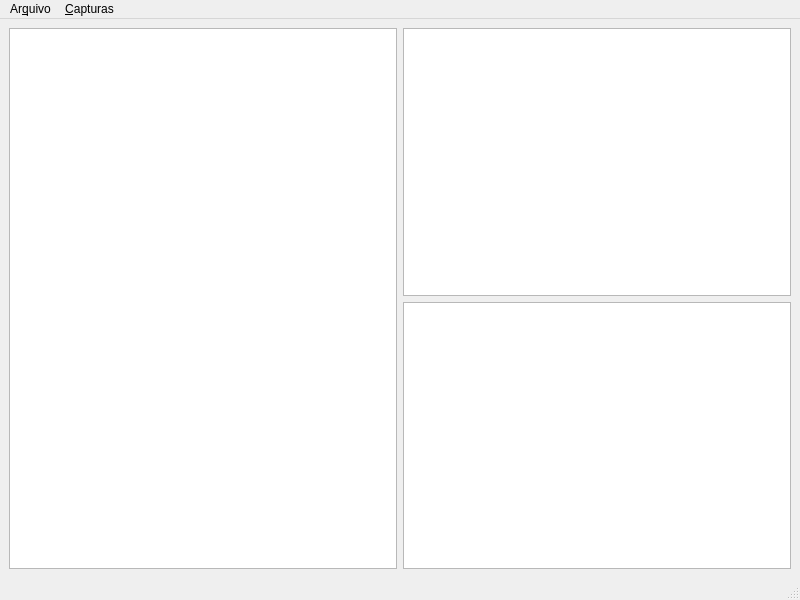
<?xml version="1.0" encoding="UTF-8"?>
<ui version="4.0">
 <class>MainWindow</class>
 <widget class="QMainWindow" name="MainWindow">
  <property name="geometry">
   <rect>
    <x>0</x>
    <y>0</y>
    <width>800</width>
    <height>600</height>
   </rect>
  </property>
  <property name="windowTitle">
   <string>Snifc</string>
  </property>
  <widget class="QWidget" name="centralwidget">
   <layout class="QHBoxLayout" name="horizontalLayout">
    <item>
     <widget class="QTableWidget" name="tabelaCaptura">
      <property name="editTriggers">
       <set>QAbstractItemView::NoEditTriggers</set>
      </property>
     </widget>
    </item>
    <item>
     <layout class="QVBoxLayout" name="verticalLayout">
      <property name="sizeConstraint">
       <enum>QLayout::SetDefaultConstraint</enum>
      </property>
      <property name="leftMargin">
       <number>0</number>
      </property>
      <item>
       <widget class="QtCharts::QChartView" name="graficoNumPacotes"/>
      </item>
      <item>
       <widget class="QtCharts::QChartView" name="grafico2"/>
      </item>
     </layout>
    </item>
   </layout>
  </widget>
  <widget class="QMenuBar" name="menubar">
   <property name="geometry">
    <rect>
     <x>0</x>
     <y>0</y>
     <width>800</width>
     <height>28</height>
    </rect>
   </property>
   <widget class="QMenu" name="menuArquivo">
    <property name="title">
     <string>Ar&amp;quivo</string>
    </property>
    <addaction name="actionAbrir"/>
   </widget>
   <widget class="QMenu" name="menuCapturar">
    <property name="title">
     <string>&amp;Capturas</string>
    </property>
    <widget class="QMenu" name="menuIniciarCaptura">
     <property name="title">
      <string>&amp;Iniciar captura</string>
     </property>
    </widget>
    <addaction name="menuIniciarCaptura"/>
   </widget>
   <addaction name="menuArquivo"/>
   <addaction name="menuCapturar"/>
  </widget>
  <widget class="QStatusBar" name="statusbar"/>
  <action name="actionAbrir">
   <property name="text">
    <string>&amp;Abrir</string>
   </property>
  </action>
  <action name="actionInterface">
   <property name="text">
    <string>Interface</string>
   </property>
  </action>
 </widget>
 <customwidgets>
  <customwidget>
   <class>QtCharts::QChartView</class>
   <extends>QGraphicsView</extends>
   <header location="global">QtCharts/QChartView&gt;
#include &lt;QtCharts/chartsnamespace.h</header>
  </customwidget>
 </customwidgets>
 <resources/>
 <connections/>
</ui>
